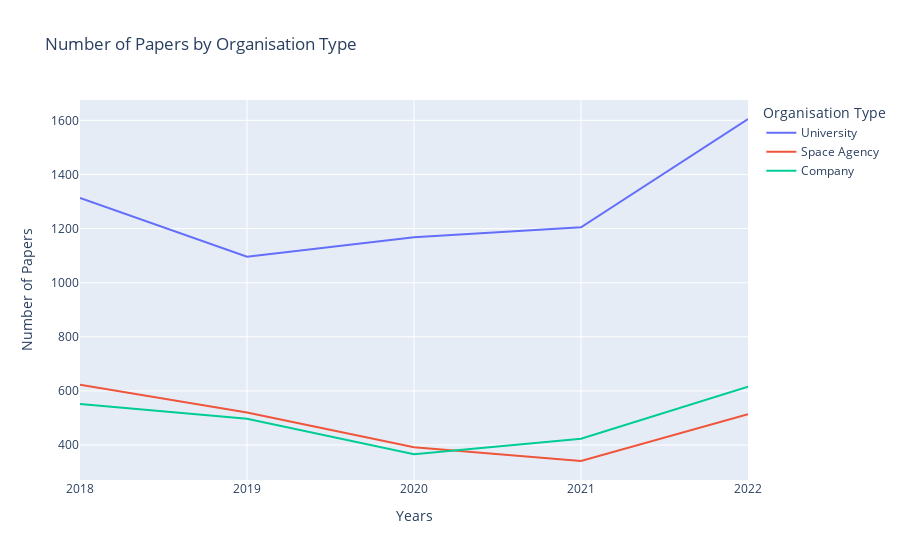

The cell this chart's notebook holds for it:
### Markdown cell above
We can see the the IAC is a predominantly academic event. The role of universities is increasing significantly. The involvement of companies is strong, but growing very slowly. Engagement from space agencies has stagnated over the five-year period.

### Code cell
graph_compare_orgatype_year()

### Figure 1 — Plotly figure (JSON) as saved in the notebook; plotly's stock layout.template omitted (floating-point values rounded to 4 significant figures)
{"data": [{"hovertemplate": "Organisation Type=University<br>Years=%{x}<br>Number of Papers=%{y}<extra></extra>", "legendgroup": "University", "line": {"color": "#636efa", "dash": "solid"}, "marker": {"symbol": "circle"}, "mode": "lines", "name": "University", "orientation": "v", "showlegend": true, "type": "scatter", "x": ["2018", "2019", "2020", "2021", "2022"], "xaxis": "x", "y": [1313, 1096, 1168, 1205, 1605], "yaxis": "y"}, {"hovertemplate": "Organisation Type=Space Agency<br>Years=%{x}<br>Number of Papers=%{y}<extra></extra>", "legendgroup": "Space Agency", "line": {"color": "#EF553B", "dash": "solid"}, "marker": {"symbol": "circle"}, "mode": "lines", "name": "Space Agency", "orientation": "v", "showlegend": true, "type": "scatter", "x": ["2018", "2019", "2020", "2021", "2022"], "xaxis": "x", "y": [623, 520, 392, 341, 514], "yaxis": "y"}, {"hovertemplate": "Organisation Type=Company<br>Years=%{x}<br>Number of Papers=%{y}<extra></extra>", "legendgroup": "Company", "line": {"color": "#00cc96", "dash": "solid"}, "marker": {"symbol": "circle"}, "mode": "lines", "name": "Company", "orientation": "v", "showlegend": true, "type": "scatter", "x": ["2018", "2019", "2020", "2021", "2022"], "xaxis": "x", "y": [552, 497, 366, 423, 616], "yaxis": "y"}], "layout": {"legend": {"title": {"text": "Organisation Type"}, "tracegroupgap": 0}, "title": {"text": "Number of Papers by Organisation Type"}, "xaxis": {"anchor": "y", "domain": [0, 1], "title": {"text": "Years"}}, "yaxis": {"anchor": "x", "domain": [0, 1], "title": {"text": "Number of Papers"}}}}
